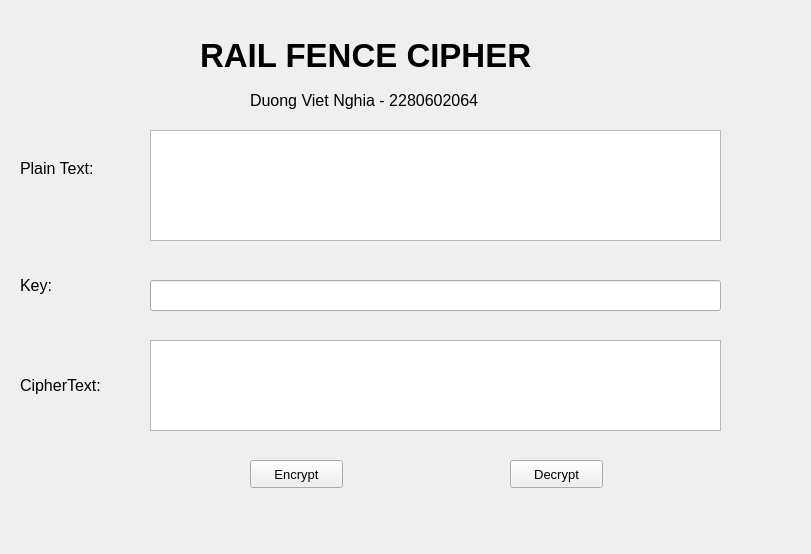
<?xml version="1.0" encoding="UTF-8"?>
<ui version="4.0">
 <class>MainWindow</class>
 <widget class="QMainWindow" name="MainWindow">
  <property name="enabled">
   <bool>true</bool>
  </property>
  <property name="geometry">
   <rect>
    <x>0</x>
    <y>0</y>
    <width>811</width>
    <height>554</height>
   </rect>
  </property>
  <property name="windowTitle">
   <string>MainWindow</string>
  </property>
  <widget class="QWidget" name="centralwidget">
   <widget class="QLabel" name="label">
    <property name="geometry">
     <rect>
      <x>200</x>
      <y>10</y>
      <width>401</width>
      <height>91</height>
     </rect>
    </property>
    <property name="font">
     <font>
      <pointsize>25</pointsize>
      <weight>75</weight>
      <bold>true</bold>
     </font>
    </property>
    <property name="text">
     <string>RAIL FENCE CIPHER</string>
    </property>
   </widget>
   <widget class="QLabel" name="label_2">
    <property name="geometry">
     <rect>
      <x>250</x>
      <y>70</y>
      <width>291</width>
      <height>61</height>
     </rect>
    </property>
    <property name="font">
     <font>
      <pointsize>12</pointsize>
     </font>
    </property>
    <property name="text">
     <string>Duong Viet Nghia - 2280602064</string>
    </property>
   </widget>
   <widget class="QLabel" name="label_3">
    <property name="geometry">
     <rect>
      <x>20</x>
      <y>160</y>
      <width>101</width>
      <height>16</height>
     </rect>
    </property>
    <property name="font">
     <font>
      <pointsize>12</pointsize>
     </font>
    </property>
    <property name="text">
     <string>Plain Text:</string>
    </property>
   </widget>
   <widget class="QLabel" name="label_4">
    <property name="geometry">
     <rect>
      <x>20</x>
      <y>270</y>
      <width>51</width>
      <height>31</height>
     </rect>
    </property>
    <property name="font">
     <font>
      <pointsize>12</pointsize>
     </font>
    </property>
    <property name="text">
     <string>Key:</string>
    </property>
   </widget>
   <widget class="QLabel" name="label_5">
    <property name="geometry">
     <rect>
      <x>20</x>
      <y>370</y>
      <width>111</width>
      <height>31</height>
     </rect>
    </property>
    <property name="font">
     <font>
      <pointsize>12</pointsize>
     </font>
    </property>
    <property name="text">
     <string>CipherText:</string>
    </property>
   </widget>
   <widget class="QPushButton" name="btn_encrypt">
    <property name="geometry">
     <rect>
      <x>250</x>
      <y>460</y>
      <width>93</width>
      <height>28</height>
     </rect>
    </property>
    <property name="font">
     <font>
      <pointsize>10</pointsize>
     </font>
    </property>
    <property name="text">
     <string>Encrypt</string>
    </property>
   </widget>
   <widget class="QTextEdit" name="txt_plain_text">
    <property name="geometry">
     <rect>
      <x>150</x>
      <y>130</y>
      <width>571</width>
      <height>111</height>
     </rect>
    </property>
   </widget>
   <widget class="QLineEdit" name="txt_key">
    <property name="geometry">
     <rect>
      <x>150</x>
      <y>280</y>
      <width>571</width>
      <height>31</height>
     </rect>
    </property>
   </widget>
   <widget class="QTextEdit" name="txt_cipher_text">
    <property name="geometry">
     <rect>
      <x>150</x>
      <y>340</y>
      <width>571</width>
      <height>91</height>
     </rect>
    </property>
   </widget>
   <widget class="QPushButton" name="btn_decrypt">
    <property name="geometry">
     <rect>
      <x>510</x>
      <y>460</y>
      <width>93</width>
      <height>28</height>
     </rect>
    </property>
    <property name="font">
     <font>
      <pointsize>10</pointsize>
     </font>
    </property>
    <property name="text">
     <string>Decrypt</string>
    </property>
   </widget>
  </widget>
  <widget class="QMenuBar" name="menubar">
   <property name="geometry">
    <rect>
     <x>0</x>
     <y>0</y>
     <width>811</width>
     <height>26</height>
    </rect>
   </property>
  </widget>
 </widget>
 <resources/>
 <connections/>
</ui>
